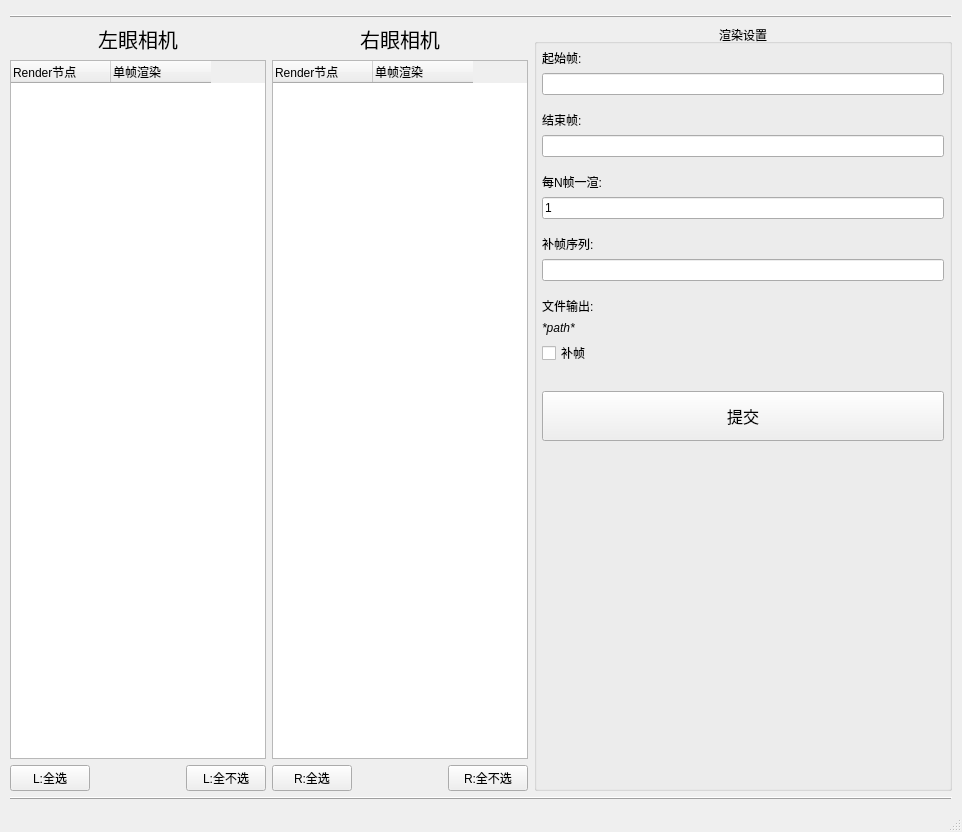
<?xml version="1.0" encoding="UTF-8"?>
<ui version="4.0">
 <class>MainWindow</class>
 <widget class="QMainWindow" name="MainWindow">
  <property name="geometry">
   <rect>
    <x>0</x>
    <y>0</y>
    <width>962</width>
    <height>832</height>
   </rect>
  </property>
  <property name="minimumSize">
   <size>
    <width>0</width>
    <height>0</height>
   </size>
  </property>
  <property name="windowTitle">
   <string>Submit Render</string>
  </property>
  <widget class="QWidget" name="centralwidget">
   <layout class="QGridLayout" name="gridLayout">
    <property name="margin">
     <number>10</number>
    </property>
    <item row="1" column="0">
     <widget class="Line" name="line">
      <property name="frameShadow">
       <enum>QFrame::Raised</enum>
      </property>
      <property name="orientation">
       <enum>Qt::Horizontal</enum>
      </property>
     </widget>
    </item>
    <item row="2" column="0">
     <layout class="QHBoxLayout" name="horizontalLayout_3">
      <item>
       <layout class="QGridLayout" name="gridLayout_2">
        <item row="2" column="1">
         <widget class="QLabel" name="label_7">
          <property name="minimumSize">
           <size>
            <width>0</width>
            <height>20</height>
           </size>
          </property>
          <property name="font">
           <font>
            <pointsize>15</pointsize>
            <weight>50</weight>
            <bold>false</bold>
           </font>
          </property>
          <property name="frameShape">
           <enum>QFrame::NoFrame</enum>
          </property>
          <property name="text">
           <string>左眼相机</string>
          </property>
          <property name="textFormat">
           <enum>Qt::AutoText</enum>
          </property>
          <property name="alignment">
           <set>Qt::AlignCenter</set>
          </property>
         </widget>
        </item>
        <item row="7" column="3">
         <layout class="QHBoxLayout" name="horizontalLayout_2">
          <item>
           <widget class="QPushButton" name="pushButton_5">
            <property name="text">
             <string>R:全选</string>
            </property>
           </widget>
          </item>
          <item>
           <spacer name="horizontalSpacer_2">
            <property name="orientation">
             <enum>Qt::Horizontal</enum>
            </property>
            <property name="sizeHint" stdset="0">
             <size>
              <width>40</width>
              <height>20</height>
             </size>
            </property>
           </spacer>
          </item>
          <item>
           <widget class="QPushButton" name="pushButton_4">
            <property name="text">
             <string>R:全不选</string>
            </property>
           </widget>
          </item>
         </layout>
        </item>
        <item row="7" column="1">
         <layout class="QHBoxLayout" name="horizontalLayout">
          <item>
           <widget class="QPushButton" name="pushButton_2">
            <property name="text">
             <string>L:全选</string>
            </property>
           </widget>
          </item>
          <item>
           <spacer name="horizontalSpacer">
            <property name="orientation">
             <enum>Qt::Horizontal</enum>
            </property>
            <property name="sizeHint" stdset="0">
             <size>
              <width>40</width>
              <height>20</height>
             </size>
            </property>
           </spacer>
          </item>
          <item>
           <widget class="QPushButton" name="pushButton_3">
            <property name="text">
             <string>L:全不选</string>
            </property>
           </widget>
          </item>
         </layout>
        </item>
        <item row="2" column="3">
         <widget class="QLabel" name="label_8">
          <property name="minimumSize">
           <size>
            <width>0</width>
            <height>20</height>
           </size>
          </property>
          <property name="font">
           <font>
            <pointsize>15</pointsize>
            <weight>50</weight>
            <bold>false</bold>
           </font>
          </property>
          <property name="text">
           <string>右眼相机</string>
          </property>
          <property name="alignment">
           <set>Qt::AlignCenter</set>
          </property>
         </widget>
        </item>
        <item row="5" column="1">
         <widget class="QTableWidget" name="tableWidget">
          <column>
           <property name="text">
            <string>Render节点</string>
           </property>
           <property name="textAlignment">
            <set>AlignLeft|AlignVCenter</set>
           </property>
          </column>
          <column>
           <property name="text">
            <string>单帧渲染</string>
           </property>
           <property name="textAlignment">
            <set>AlignLeft|AlignVCenter</set>
           </property>
          </column>
         </widget>
        </item>
        <item row="5" column="3">
         <widget class="QTableWidget" name="tableWidget_2">
          <column>
           <property name="text">
            <string>Render节点</string>
           </property>
           <property name="textAlignment">
            <set>AlignLeft|AlignVCenter</set>
           </property>
          </column>
          <column>
           <property name="text">
            <string>单帧渲染</string>
           </property>
           <property name="textAlignment">
            <set>AlignLeft|AlignVCenter</set>
           </property>
          </column>
         </widget>
        </item>
       </layout>
      </item>
      <item>
       <widget class="QGroupBox" name="groupBox">
        <property name="enabled">
         <bool>true</bool>
        </property>
        <property name="minimumSize">
         <size>
          <width>0</width>
          <height>0</height>
         </size>
        </property>
        <property name="title">
         <string>渲染设置</string>
        </property>
        <property name="alignment">
         <set>Qt::AlignCenter</set>
        </property>
        <property name="flat">
         <bool>false</bool>
        </property>
        <layout class="QVBoxLayout" name="verticalLayout_2">
         <property name="spacing">
          <number>5</number>
         </property>
         <property name="margin">
          <number>5</number>
         </property>
         <item>
          <layout class="QVBoxLayout" name="verticalLayout">
           <property name="spacing">
            <number>6</number>
           </property>
           <item>
            <widget class="QLabel" name="label">
             <property name="maximumSize">
              <size>
               <width>16777215</width>
               <height>50</height>
              </size>
             </property>
             <property name="font">
              <font>
               <weight>50</weight>
               <italic>false</italic>
               <bold>false</bold>
               <underline>false</underline>
               <strikeout>false</strikeout>
               <kerning>true</kerning>
              </font>
             </property>
             <property name="text">
              <string>起始帧:</string>
             </property>
            </widget>
           </item>
           <item>
            <widget class="QLineEdit" name="lineEdit"/>
           </item>
           <item>
            <spacer name="verticalSpacer_2">
             <property name="orientation">
              <enum>Qt::Vertical</enum>
             </property>
             <property name="sizeType">
              <enum>QSizePolicy::Maximum</enum>
             </property>
             <property name="sizeHint" stdset="0">
              <size>
               <width>20</width>
               <height>10</height>
              </size>
             </property>
            </spacer>
           </item>
           <item>
            <widget class="QLabel" name="label_2">
             <property name="maximumSize">
              <size>
               <width>16777215</width>
               <height>50</height>
              </size>
             </property>
             <property name="font">
              <font>
               <weight>50</weight>
               <bold>false</bold>
              </font>
             </property>
             <property name="text">
              <string>结束帧:</string>
             </property>
            </widget>
           </item>
           <item>
            <widget class="QLineEdit" name="lineEdit_2"/>
           </item>
           <item>
            <spacer name="verticalSpacer_3">
             <property name="orientation">
              <enum>Qt::Vertical</enum>
             </property>
             <property name="sizeType">
              <enum>QSizePolicy::Maximum</enum>
             </property>
             <property name="sizeHint" stdset="0">
              <size>
               <width>20</width>
               <height>10</height>
              </size>
             </property>
            </spacer>
           </item>
           <item>
            <widget class="QLabel" name="label_3">
             <property name="enabled">
              <bool>true</bool>
             </property>
             <property name="maximumSize">
              <size>
               <width>16777215</width>
               <height>50</height>
              </size>
             </property>
             <property name="font">
              <font>
               <weight>50</weight>
               <bold>false</bold>
              </font>
             </property>
             <property name="text">
              <string>每N帧一渲:</string>
             </property>
            </widget>
           </item>
           <item>
            <widget class="QLineEdit" name="lineEdit_3">
             <property name="text">
              <string>1</string>
             </property>
            </widget>
           </item>
           <item>
            <spacer name="verticalSpacer_4">
             <property name="orientation">
              <enum>Qt::Vertical</enum>
             </property>
             <property name="sizeType">
              <enum>QSizePolicy::Maximum</enum>
             </property>
             <property name="sizeHint" stdset="0">
              <size>
               <width>20</width>
               <height>10</height>
              </size>
             </property>
            </spacer>
           </item>
           <item>
            <widget class="QLabel" name="label_6">
             <property name="enabled">
              <bool>true</bool>
             </property>
             <property name="maximumSize">
              <size>
               <width>16777215</width>
               <height>50</height>
              </size>
             </property>
             <property name="font">
              <font>
               <weight>50</weight>
               <bold>false</bold>
              </font>
             </property>
             <property name="text">
              <string>补帧序列:</string>
             </property>
            </widget>
           </item>
           <item>
            <widget class="QLineEdit" name="lineEdit_4"/>
           </item>
           <item>
            <spacer name="verticalSpacer_5">
             <property name="orientation">
              <enum>Qt::Vertical</enum>
             </property>
             <property name="sizeType">
              <enum>QSizePolicy::Maximum</enum>
             </property>
             <property name="sizeHint" stdset="0">
              <size>
               <width>20</width>
               <height>10</height>
              </size>
             </property>
            </spacer>
           </item>
           <item>
            <widget class="QLabel" name="label_4">
             <property name="maximumSize">
              <size>
               <width>16777215</width>
               <height>50</height>
              </size>
             </property>
             <property name="font">
              <font>
               <weight>50</weight>
               <bold>false</bold>
              </font>
             </property>
             <property name="text">
              <string>文件输出:</string>
             </property>
            </widget>
           </item>
           <item>
            <widget class="QLabel" name="label_5">
             <property name="maximumSize">
              <size>
               <width>16777215</width>
               <height>100</height>
              </size>
             </property>
             <property name="font">
              <font>
               <italic>true</italic>
               <underline>false</underline>
              </font>
             </property>
             <property name="text">
              <string>*path*</string>
             </property>
            </widget>
           </item>
           <item>
            <widget class="QCheckBox" name="checkBox_3">
             <property name="text">
              <string>补帧</string>
             </property>
            </widget>
           </item>
           <item>
            <spacer name="verticalSpacer_6">
             <property name="orientation">
              <enum>Qt::Vertical</enum>
             </property>
             <property name="sizeType">
              <enum>QSizePolicy::Maximum</enum>
             </property>
             <property name="sizeHint" stdset="0">
              <size>
               <width>20</width>
               <height>20</height>
              </size>
             </property>
            </spacer>
           </item>
           <item>
            <widget class="QPushButton" name="pushButton">
             <property name="minimumSize">
              <size>
               <width>0</width>
               <height>50</height>
              </size>
             </property>
             <property name="font">
              <font>
               <pointsize>12</pointsize>
              </font>
             </property>
             <property name="text">
              <string>提交</string>
             </property>
            </widget>
           </item>
           <item>
            <spacer name="verticalSpacer">
             <property name="orientation">
              <enum>Qt::Vertical</enum>
             </property>
             <property name="sizeHint" stdset="0">
              <size>
               <width>20</width>
               <height>40</height>
              </size>
             </property>
            </spacer>
           </item>
          </layout>
         </item>
        </layout>
       </widget>
      </item>
     </layout>
    </item>
    <item row="0" column="0">
     <spacer name="verticalSpacer_7">
      <property name="orientation">
       <enum>Qt::Vertical</enum>
      </property>
      <property name="sizeType">
       <enum>QSizePolicy::Fixed</enum>
      </property>
      <property name="sizeHint" stdset="0">
       <size>
        <width>20</width>
        <height>5</height>
       </size>
      </property>
     </spacer>
    </item>
    <item row="3" column="0">
     <widget class="Line" name="line_2">
      <property name="frameShadow">
       <enum>QFrame::Raised</enum>
      </property>
      <property name="orientation">
       <enum>Qt::Horizontal</enum>
      </property>
     </widget>
    </item>
   </layout>
  </widget>
  <widget class="QStatusBar" name="statusbar"/>
 </widget>
 <resources/>
 <connections/>
</ui>
